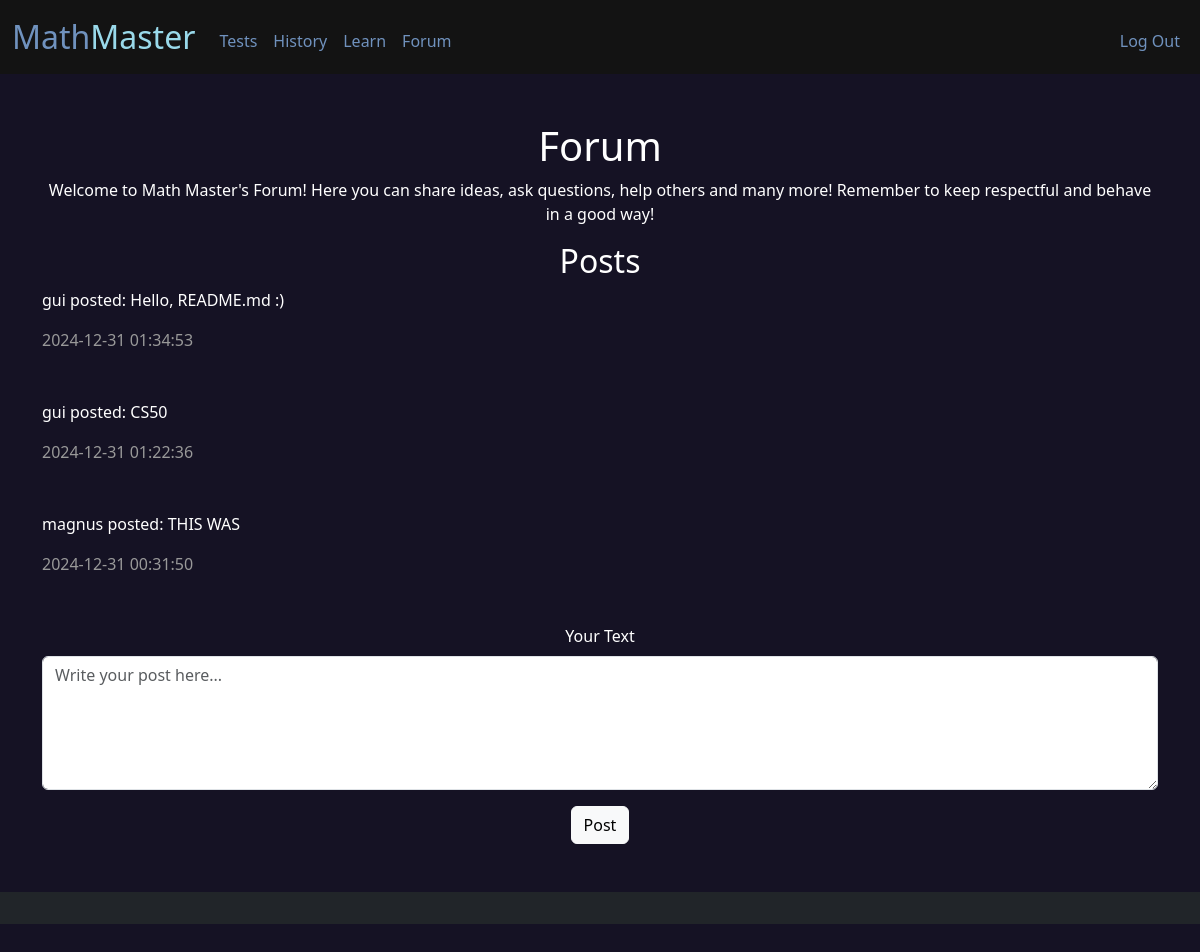
The page /forum (signed in) on the database its author committed.
### tables this page shows
CREATE TABLE forum(
post_id INTEGER PRIMARY KEY AUTOINCREMENT NOT NULL,
user TEXT,
post TEXT,
time TEXT
);

### app.py (the view)
@app.route("/forum", methods=["GET", "POST"])
@login_required
def forum():
    if request.method == "POST":
        name = db.execute("SELECT username FROM users WHERE id = ?", session["user_id"])
        user = name[0]['username']
        post = request.form.get("post")
        time = datetime.now()
        db.execute("INSERT INTO forum (user, post, time) VALUES (?, ?, ?)", user, post, time)
        posts = db.execute("SELECT * FROM forum")
        return render_template("forum.html", posts=posts)
    else:
        posts = db.execute("SELECT * FROM forum ORDER BY time DESC")
        return render_template("forum.html", posts=posts)

### app.py (called while the page is built)
@app.after_request
def after_request(response):
    response.headers["Cache-Control"] = "no-cache, no-store, must-revalidate"
    response.headers["Expires"] = 0
    response.headers["Pragma"] = "no-cache"
    return response

### helpers.py (called while the page is built)
def login_required(f):
    @wraps(f)
    def decorated_function(*args, **kwargs):
        if session.get("user_id") is None:
            return redirect("/login")
        return f(*args, **kwargs)
    return decorated_function

### templates/forum.html (shortened to what this page needs)
{% extends "layout.html" %}
{% block main %}
    <h1> Forum </h1>
    <p>Welcome to Math Master's Forum! Here you can share ideas, ask questions, help others and many more! Remember to keep respectful and behave in a good way!</p>
    <h2>Posts</h2>
    {% for posts in posts %}
    <div class="mb-5" style="text-align: left;">
        <p>{{ posts.user }} posted: {{ posts.post }} </p>
        <p style="color: #999999;">{{ posts.time }}</p>
    </div>
    {% endfor %}
    <form action="/forum" method="post">
        <div class="mb-3">
            <label for="exampleTextarea" class="form-label">Your Text</label>
            <textarea class="form-control" id="Textarea" name="post" rows="5" placeholder="Write your post here..."></textarea>
        </div>
        <button class="btn btn-light" type="submit">Post</button>
    </form>
{% endblock %}

### static/styles.css (style rules this page uses)
:root { --azul: #7092be; --azul-claro: #99d9ea; }
body { color: white; }

### rows shown on the page
forum: user "gui", post "Hello, README.md :)", time "2024-12-31 01:34:53"
forum: user "gui", post "CS50", time "2024-12-31 01:22:36"
forum: user "magnus", post "THIS WAS", time "2024-12-31 00:31:50"
